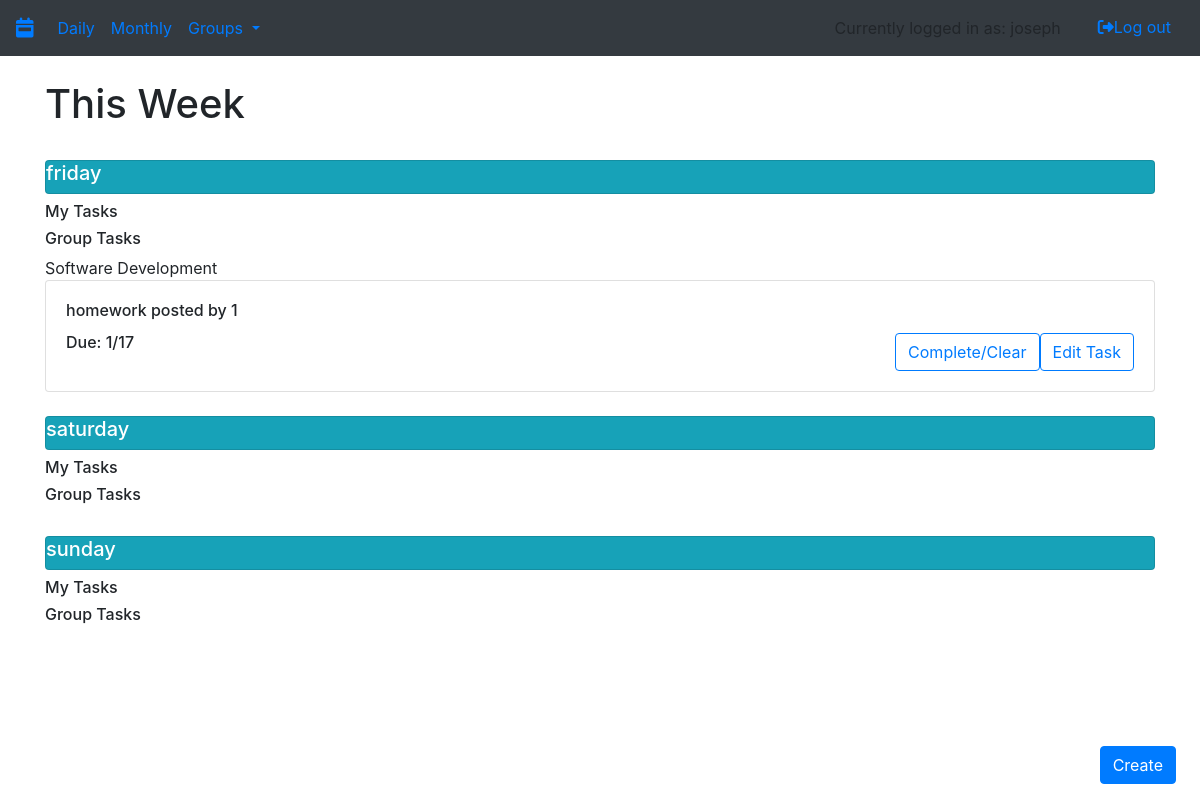
The page /day (signed in) on the database as committed earlier.
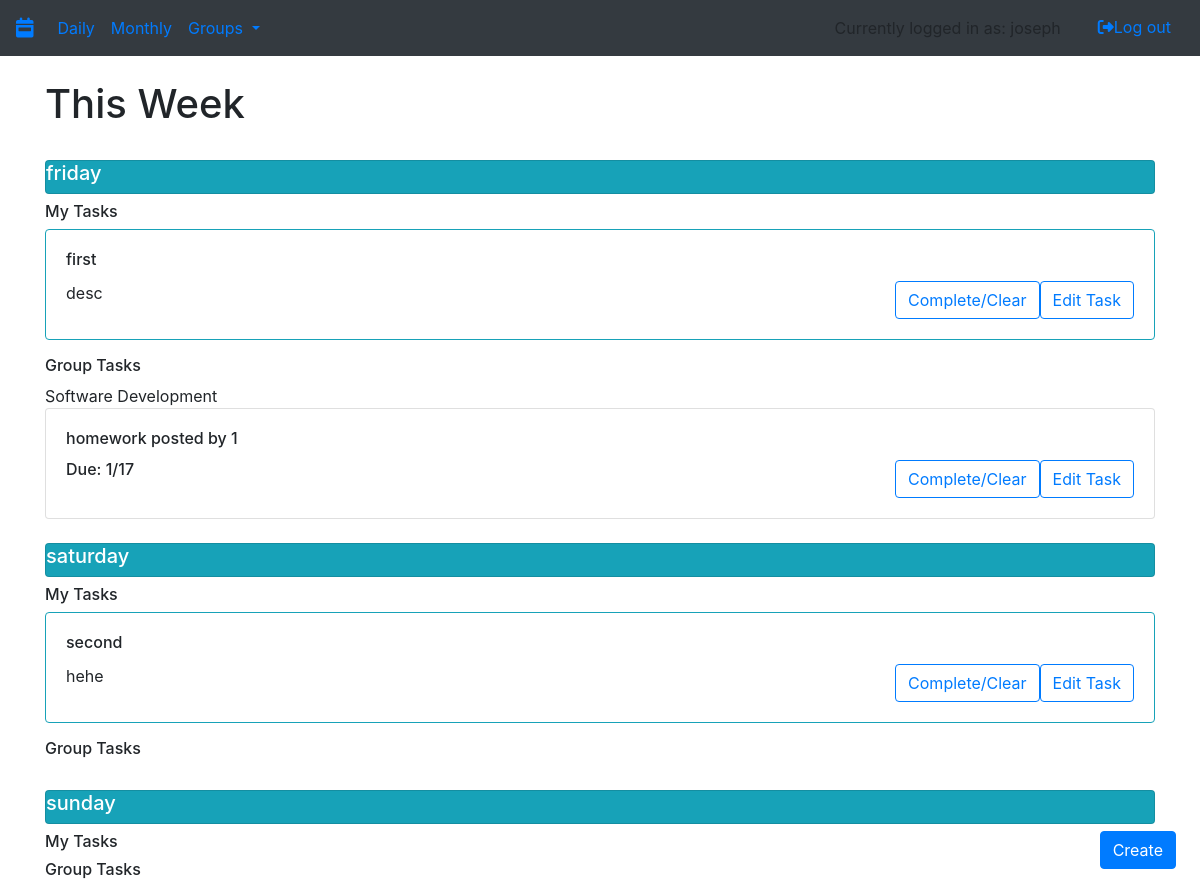
The same page on the database as committed later.
### app/utl/models.py (models this page shows, shortened)
class Group(db.Model):
    id = db.Column(db.Integer, primary_key=True)
    admin_id = db.Column(db.Integer, db.ForeignKey('user.id'))
    name = db.Column(db.String(80), unique=True, nullable=False)
    description = db.Column(db.String(80), nullable=False)
    private = db.Column(db.Boolean)
    tasks = db.relationship('Task', backref='group')
    users = association_proxy('groupownership',
                              'user',
                              creator=lambda u: GroupLinks(u.id, id))

class Task(db.Model):
    id = db.Column(db.Integer,primary_key=True)
    user_id = db.Column(db.ForeignKey('user.id'), nullable = False)
    group_id = db.Column(db.Integer, db.ForeignKey('group.id'))
    due_date_m = db.Column(db.Integer, nullable = False)
    due_date_d = db.Column(db.Integer, nullable = False)
    due_date_hr = db.Column(db.Integer)
    due_date_mm = db.Column(db.Integer)
    priority = db.Column(db.Integer, nullable = False)
    timestamp = db.Column(db.DateTime, nullable=False,
                                       default=datetime.utcnow)
    title = db.Column(db.String(80), nullable=False)
    description = db.Column(db.String(80))
    upvotes = db.Column(db.Integer)
    downvotes = db.Column(db.Integer)

### app/app.py (the view)
@login_required
@app.route('/day', methods=['GET', 'POST'])
def day():
    today = datetime.today()
    weekday = today.weekday()
    tasks = {}
    personal_tasks = {}
    group_tasks = {}
    for day in range(weekday,7):
        personal_tasks[days[day]] = Task.query.filter_by(user_id = current_user.id,
                                                        group_id = None,
                                                        due_date_m = int(today.strftime('%m')),
                                                        due_date_d = int(today.strftime('%d')) + day - weekday
                                                        ).all()
    for day in range(weekday,7):
        for group in current_user.groups:
            if group != None:
                if (Task.query.filter_by(group_id = group.id,
                                        due_date_m = int(today.strftime('%m')),
                                        due_date_d=int(today.strftime('%d')) + day - weekday).count() > 0):
                    group_tasks[days[day]] = {group.name : Task.query.filter_by(group_id = group.id,
                                                                                due_date_m = int(today.strftime('%m')),
                                                                                due_date_d=int(today.strftime('%d')) + day - weekday).all()
                                         }
                else:
                    group_tasks[days[day]] = {group.name : None}
                print(group_tasks[days[day]])
    return render_template('week.html', personal_tasks = personal_tasks, group_tasks = group_tasks, editData=genEditCard(request.args))

### app/app.py (called while the page is built, shortened)
@login_manager.user_loader
def load_user(user_id):
    return User.query.get(user_id)

def genEditCard(args):
    editData={}
    print(args)
    if ('taskID' not in args):
        return {'id':"",'title':"",'description':"",'dueDate':""}

### app/templates/week.html (shortened to what the changed rows need)
{% extends "base.html" %}
{% block content %}
    {% if current_user.is_authenticated %}
        <div class="container">
            <div class="row">
                <div class="col-sm">
                    <h1>This Week</h1>
                </div>
            </div>
            {% for day in personal_tasks %}
                <div class="row">
                    <div class="col-sm">
                        <br>
                        <div class="card bg-info text-white">
                            <h5> {{ day }} </h5>
                        </div>
                    </div>
                </div>
                <div class="row">
                    <div class="col-sm">
                        <h5><h6> My Tasks</h6></h5>
                    </div>
                </div>
                {% for task in personal_tasks[day] %}
                    <div class="row">
                        <div class="col-sm">
                            <div class="card border-info mb-3">
                                <div class="card-body">
                                    <h6 class="card-title">{{ task.title }}</h6>
                                    <form action="/day">
                                        <button type="submit" class="btn btn-outline-primary float-right">
                                            Edit Task
                                        </button>
                                    </form>
                                    <form action="{{ url_for('deleteTask', task_id = task.id) }}" method="post">
                                        <button type="submit" class="btn btn-outline-primary float-right">
                                            Complete/Clear
                                        </button>
                                    </form>
                                    <div class="card-text">
                                        {% if task.description is not none %}
                                            {{ task.description }}
                                        {% endif %}
                                    </div>
                                </div>
                            </div>
                        </div>
                    </div>
                {% endfor %}
                <div class="row">
                    <div class="col-sm">
                        <h6> Group Tasks</h6>
                    </div>
                </div>
                {% for group in group_tasks[day] %}
                    {% if group_tasks[day][group] is not none %}
                        <div class="row">
                            <div class="col-sm">
                                {{ group }}
                            </div>
                        </div>
                        {% for task in group_tasks[day][group] %}
                            <div class="row">
                                <div class="col-sm">
                                    <div class="card">
                                        <div class="card-body">
                                            <h6 class="card-title">{{ task.title }} posted by {{ task.user_id }}</h6>
                                            <form action="/day">
                                                <button type="submit" class="btn btn-outline-primary float-right">
                                                    Edit Task
                                                </button>
                                            </form>
                                            <form action="{{ url_for('deleteTask', task_id = task.id) }}" method="post">
                                                <button type="submit" class="btn btn-outline-primary float-right">
                                                    Complete/Clear
                                                </button>
                                            </form>
                                            <h6>Due: {{ task.due_date_m }}/{{ task.due_date_d }}</h6>
                                        </div>
                                    </div>
                                </div>
                            </div>
                        {% endfor %}
                    {% endif %}
                {% endfor %}
            {% endfor %}
        </div>
    {% endif %}
{% endblock %}

Rows that differ between the two databases and show on the page:
added Task: title "first", description "desc", shown under "friday"
added Task: title "second", description "hehe", shown under "saturday"
